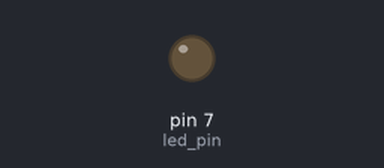
Bench run of a sketch on a simulated Arduino Uno, built with avr-gcc and run on an emulated ATmega328P. Shown: output pins drawn as LEDs (lit = HIGH).

Above: at 0.2 s.
Timing chart, 0 to 1.7 s (numbered marks = the images above):
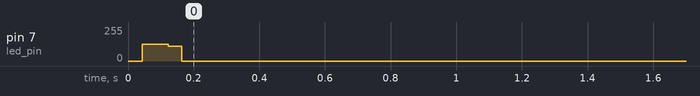

The sketch:

zadatak_1.ino
```cpp
void singleWave (int pin, float duration){
  digitalWrite(pin, LOW);
  unsigned int half_period = (unsigned int) (duration/2.);
  delayMicroseconds(half_period);
  digitalWrite(pin, HIGH);
  delayMicroseconds(half_period);
  digitalWrite(pin, LOW); //opcionalno vracanje u pocetno stanje
}

int led_pin = 7;
int count = 0;
int max_count = 100;

void setup() {
  pinMode(led_pin, OUTPUT);
}

void loop() {
  if (count < max_count){ //nije nuzno, ogranicio sam broj ponavljanja
    singleWave(led_pin, 2000000);
    count++;
  }
 }
```

Measured:
- by itself, pin 7 (led_pin): 0/255 → 126/255 at 0.04 s, → 0/255 0.08 s later
